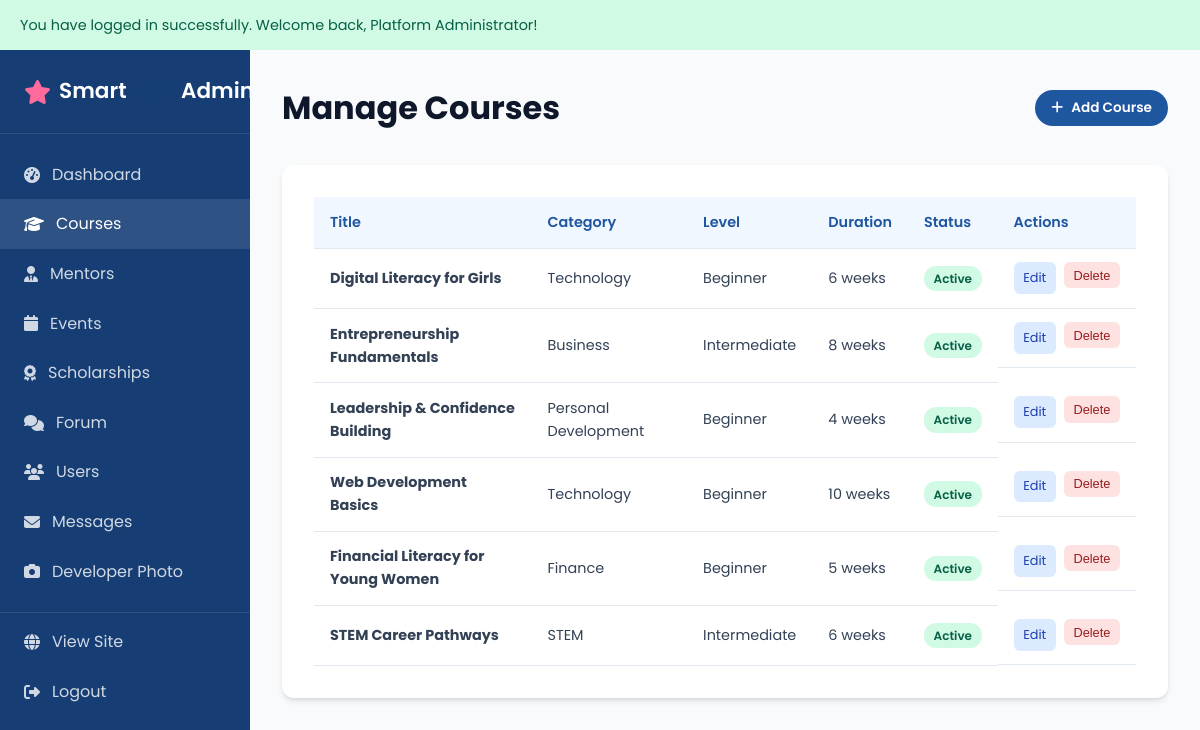
The page /admin/courses.php (signed in) on the database its author committed.
### tables this page shows
CREATE TABLE IF NOT EXISTS courses (
    id INT AUTO_INCREMENT PRIMARY KEY,
    title VARCHAR(200) NOT NULL,
    description TEXT NOT NULL,
    category VARCHAR(100) NOT NULL,
    duration VARCHAR(50) NOT NULL,
    level ENUM('Beginner', 'Intermediate', 'Advanced') DEFAULT 'Beginner',
    instructor VARCHAR(150) NOT NULL,
    image_url VARCHAR(255) DEFAULT NULL,
    is_active TINYINT(1) DEFAULT 1,
    created_at TIMESTAMP DEFAULT CURRENT_TIMESTAMP
);

### includes/functions.php (called while the page is built, shortened)
<?php
function e(?string $value): string
{
    return htmlspecialchars($value ?? '', ENT_QUOTES, 'UTF-8');
}

### admin/courses.php (the view, shortened to what this page needs)
<?php
$pdo = getDBConnection();
$action = $_GET['action'] ?? 'list';
$course = null;
$courses = $pdo->query("SELECT * FROM courses ORDER BY created_at DESC")->fetchAll();
require_once __DIR__ . '/includes/admin-header.php';
?>
<div class="admin-top">
    <h1 style="color:var(--gray-900);">Manage Courses</h1>
    <?php if ($action === 'list'): ?><a href="?action=add" class="btn btn-blue btn-sm"><i class="fas fa-plus"></i> Add Course</a><?php endif; ?>
</div>
<?php if ($action === 'add' || $action === 'edit'): ?>
<div class="dashboard-content" style="max-width:600px;">
    <h3><?= $course ? 'Edit' : 'Add' ?> Course</h3>
    <form method="POST" style="margin-top:1.5rem;">
        <?= csrfField() ?>
        <div class="form-group"><label>Title</label><input type="text" name="title" required value="<?= e($course['title'] ?? '') ?>"></div>
        <div class="form-group"><label>Description</label><textarea name="description" required><?= e($course['description'] ?? '') ?></textarea></div>
        <div class="form-row">
            <div class="form-group"><label>Category</label><input type="text" name="category" required value="<?= e($course['category'] ?? '') ?>"></div>
            <div class="form-group"><label>Duration</label><input type="text" name="duration" required value="<?= e($course['duration'] ?? '') ?>" placeholder="e.g. 6 weeks"></div>
        </div>
        <div class="form-row">
            <div class="form-group"><label>Level</label>
                <select name="level" required>
                    <?php foreach (['Beginner','Intermediate','Advanced'] as $l): ?>
                    <option value="<?= $l ?>" <?= ($course['level'] ?? '') === $l ? 'selected' : '' ?>><?= $l ?></option>
                    <?php endforeach; ?>
                </select>
            </div>
            <div class="form-group"><label>Instructor</label><input type="text" name="instructor" required value="<?= e($course['instructor'] ?? '') ?>"></div>
        </div>
        <button type="submit" class="btn btn-blue">Save Course</button>
        <a href="courses.php" class="btn" style="margin-left:0.5rem;background:var(--gray-200);color:var(--gray-700);padding:0.75rem 1.5rem;border-radius:30px;">Cancel</a>
    </form>
</div>
<?php else: ?>
<div class="dashboard-content">
    <table class="data-table">
        <thead><tr><th>Title</th><th>Category</th><th>Level</th><th>Duration</th><th>Status</th><th>Actions</th></tr></thead>
        <tbody>
        <?php foreach ($courses as $c): ?>
        <tr>
            <td><strong><?= e($c['title']) ?></strong></td>
            <td><?= e($c['category']) ?></td>
            <td><?= e($c['level']) ?></td>
            <td><?= e($c['duration']) ?></td>
            <td><span class="badge badge-<?= $c['is_active'] ? 'success' : 'danger' ?>"><?= $c['is_active'] ? 'Active' : 'Inactive' ?></span></td>
            <td class="table-actions">
                <a href="?action=edit&id=<?= $c['id'] ?>" class="btn-edit">Edit</a>
                <form method="POST" style="display:inline;" onsubmit="return confirm('Delete this course?')">
                    <button type="submit" class="btn-delete">Delete</button>
                </form>
            </td>
        </tr>
        <?php endforeach; ?>
        </tbody>
    </table>
</div>
<?php endif; ?>
<?php require_once __DIR__ . '/includes/admin-footer.php'; ?>

### assets/css/style.css (style rules this page uses)
:root { --primary: #1e56a0; --primary-dark: #163e75; --primary-light: #3d7dd4; --secondary: #f0f7ff; --accent: #ff6b9d; --accent-light: #ffe0ec; --white: #ffffff; --gray-50: #f8fafc; --gray-100: #f1f5f9; --gray-200: #e2e8f0; --gray-300: #cbd5e1; --gray-500: #64748b; --gray-700: #334155; --gray-900: #0f172a; --success: #10b981; --warning: #f59e0b; --error: #ef4444; --shadow: 0 4px 6px -1px rgba(0,0,0,0.1), 0 2px 4px -2px rgba(0,0,0,0.1); --shadow-lg: 0 10px 15px -3px rgba(30,86,160,0.15), 0 4px 6px -4px rgba(0,0,0,0.1); --radius: 12px; --transition: all 0.3s ease; --font: 'Poppins', sans-serif; }
*, *::before, *::after { box-sizing: border-box; margin: 0; padding: 0; }
html { scroll-behavior: smooth; }
body { font-family: var(--font); color: var(--gray-700); line-height: 1.6; background: var(--white); }
a { color: var(--primary); text-decoration: none; transition: var(--transition); }
.btn { display: inline-flex; align-items: center; gap: 0.5rem; padding: 0.75rem 1.75rem; border-radius: 30px; font-weight: 600; font-size: 0.95rem; border: none; cursor: pointer; transition: var(--transition); font-family: var(--font); text-decoration: none; }
.btn-blue { background: var(--primary); color: var(--white); }
.btn-sm { padding: 0.45rem 1rem; font-size: 0.85rem; }
.dashboard-content { background: var(--white); border-radius: var(--radius); box-shadow: var(--shadow); padding: 2rem; }
.data-table { width: 100%; border-collapse: collapse; font-size: 0.9rem; }
.data-table th, .data-table td { padding: 0.85rem 1rem; text-align: left; border-bottom: 1px solid var(--gray-200); }
.data-table th { background: var(--secondary); color: var(--primary); font-weight: 600; }
.badge { display: inline-block; padding: 0.2rem 0.6rem; border-radius: 12px; font-size: 0.75rem; font-weight: 600; }
.badge-success { background: #d1fae5; color: #065f46; }
.table-actions { display: flex; gap: 0.5rem; }
.table-actions a, .table-actions button { padding: 0.35rem 0.6rem; border-radius: 6px; font-size: 0.8rem; border: none; cursor: pointer; }
.btn-edit { background: #dbeafe; color: #1e40af; }
.btn-delete { background: #fee2e2; color: #991b1b; }

### admin/includes/admin-header.php (style rules this page uses)
.admin-top { display: flex; justify-content: space-between; align-items: center; margin-bottom: 2rem; }

### rows shown on the page
courses: title "Digital Literacy for Girls", category "Technology", level "Beginner", duration "6 weeks", is_active "Active"
courses: title "Entrepreneurship Fundamentals", category "Business", level "Intermediate", duration "8 weeks", is_active "Active"
courses: title "Leadership & Confidence Building", category "Personal Development", level "Beginner", duration "4 weeks", is_active "Active"
courses: title "Web Development Basics", category "Technology", level "Beginner", duration "10 weeks", is_active "Active"
courses: title "Financial Literacy for Young Women", category "Finance", level "Beginner", duration "5 weeks", is_active "Active"
courses: title "STEM Career Pathways", category "STEM", level "Intermediate", duration "6 weeks", is_active "Active"

### other values the page prints
$flash['message'] "You have logged in successfully. Welcome back, Platform Administrator!"
